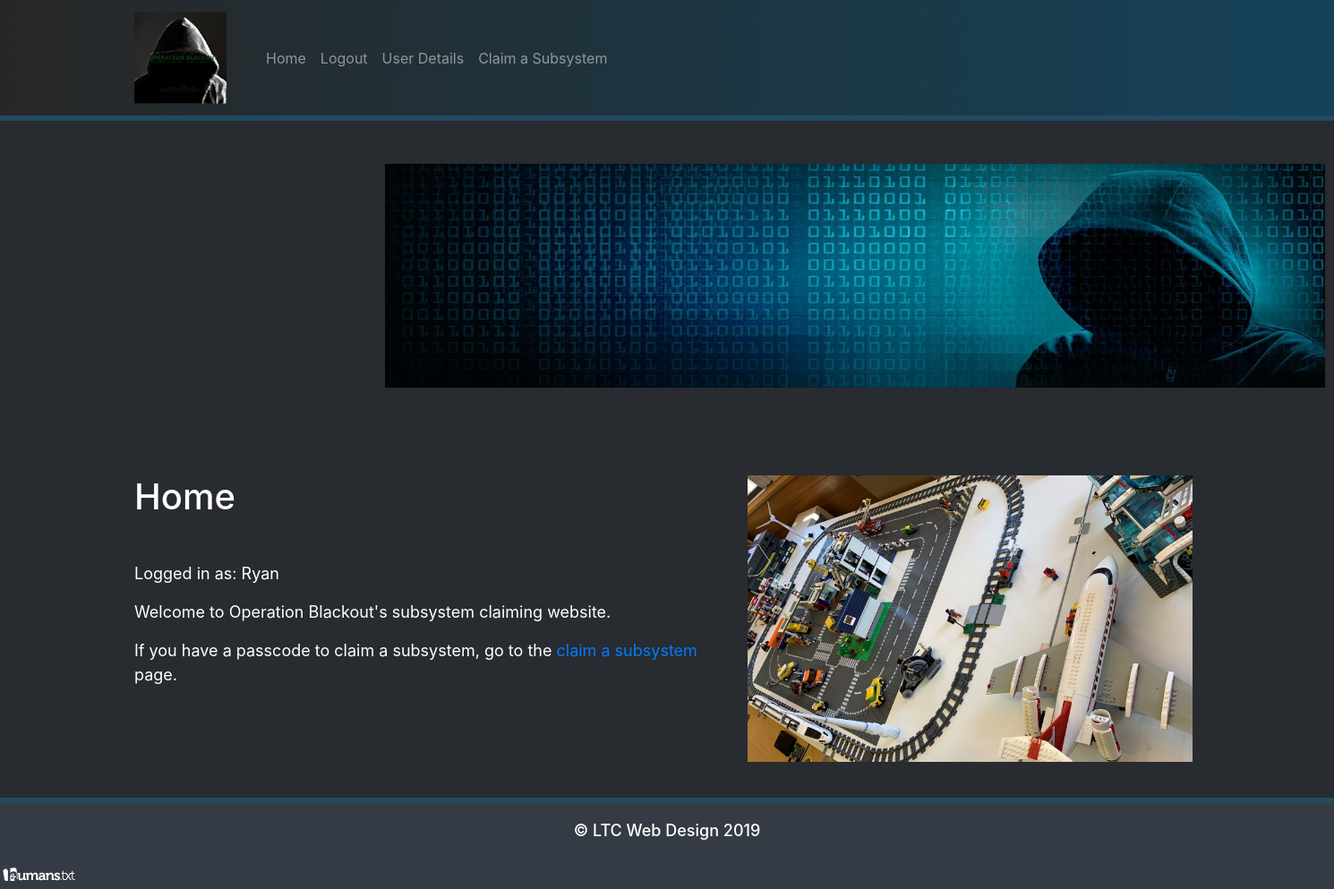
Page / (signed in) on the earlier database version.
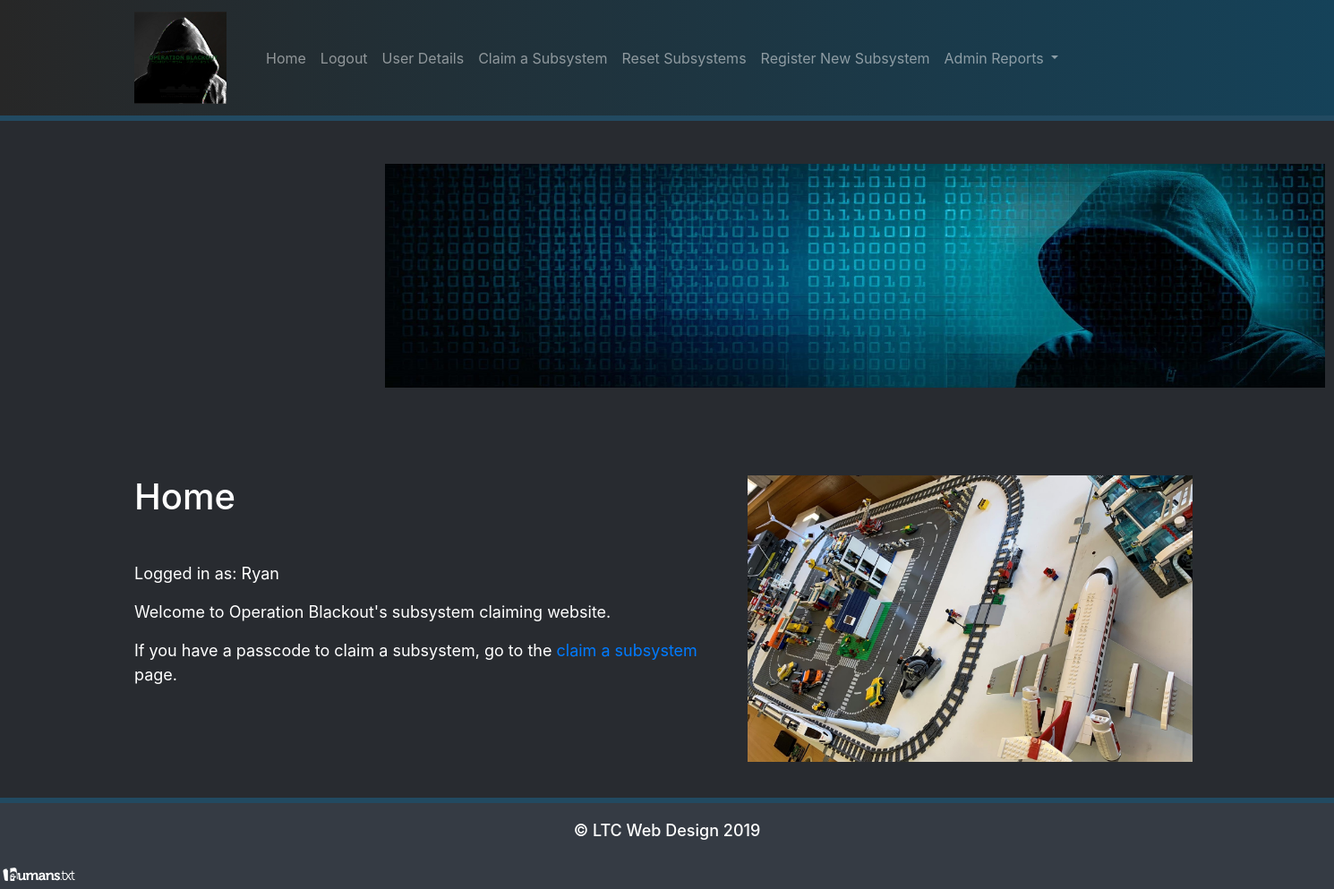
Same page on the later database version.
### models.py (models this page shows, shortened)
class User(UserMixin, db.Model):
    id = db.Column(db.Integer, primary_key=True)
    name = db.Column(db.String(64), index=True, unique=True)
    username = db.Column(db.String(64), index=True, unique=True)
    email = db.Column(db.String(120), index=True, unique=True)
    password_hash = db.Column(db.String(128))
    is_administrator = db.Column(db.Boolean)
    current_score = db.Column(db.Integer)
    active_player = db.Column(db.Boolean)
    def is_admin(self):
        if self.is_administrator == bool('true'):
            print("{} is an Administrator".format(self.username))
            return True
        else:
            print("{} is a Regular User".format(self.username))
            return False

### app.py (the view)
@app.route('/')
def main_page():
    title = "Home"
    return render_template('index.html', pagetitle=title, user=current_user)

### models.py (called while the page is built)
@login.user_loader
def load_user(id):
    return User.query.get(int(id))

### templates/index.html
{% extends 'base.html' %}
{% block header %}
    <h2 style="text-align: left; padding-left: 280px; padding-bottom: 90px;"><img src="../static/blackout-banner.jpg"
                                                                                  height="250" width="1050"
                                                                                  alt="Blackout Banner"></h2>
{% endblock %}
{% block content %}
    <div class="row cell1">
        <div class="col-sm-6">
            <h1>{% block title %} {{ pagetitle }} {% endblock %}</h1>
            {% if current_user.is_anonymous %}
            {% else %}
                <p> Logged in as: {{ user.username }}</p>
            {% endif %}
            <p>Welcome to Operation Blackout's subsystem claiming website.</p>
            {% if current_user.is_anonymous %}
                <p>Please <a href="/register">register</a> or <a href="/login">login</a> to view the rest of the
                    website.</p>
            {% else %}
                <p>If you have a passcode to claim a subsystem, go to the <a href="/claimsubsystem">claim a
                    subsystem</a> page.</p>
            {% endif %}
        </div>
        <div class="col-sm-6">
            <img src="../static/lego_city.jpg" width="496.9" height="320" alt="Lego City">
        </div>
    </div>
{% endblock %}

### templates/base.html (shortened to what this page needs)
<!DOCTYPE html>
<html lang="en">
<head>
    <link rel="stylesheet" href="/static/css/bootstrap.min.css">
</head>
<body style="background-color: #282b30">
<nav class="navbar navbar-expand-lg navbar-dark"
     style="background-image: linear-gradient(to right, #272727, #154259); padding-left: 150px"><a class="navbar-brand"
                                                                                                   href="/"><img
        src="/static/Blackout%20logo.PNG" width="103" height="103" alt="Blackout Logo"></a>
    <div class="collapse navbar-collapse" id="navbarSupportedContent">
        <ul class="navbar-nav mr-auto">
            <li class="nav-item" style="padding-left: 20px"><a class="nav-link" href="/">Home <span class="sr-only">(current)</span></a>
            </li>
            {% if user.is_anonymous %}
                <li class="nav-item"><a class="nav-link" href="/login">Login</a></li>
                <li class="nav-item"><a class="nav-link" href="/register">Registration</a></li>
            {% else %}
                <li class="nav-item"><a class="nav-link" href="/logout">Logout</a></li>
                <li class="nav-item"><a class="nav-link" href="/user">User Details</a></li>
                <li class="nav-item"><a class="nav-link" href="/claimsubsystem">Claim a Subsystem</a></li>
                {% if user.is_admin() %}
                    <li class="nav-item"><a class="nav-link" href="/reset">Reset Subsystems</a></li>
                    <li class="nav-item"><a class="nav-link" href="/registersubsystem">Register New Subsystem</a></li>
                    <li class="nav-item dropdown"><a class="nav-link dropdown-toggle" data-toggle="dropdown"
                                                     id="Preview" href="#" role="button" aria-haspopup="true"
                                                     aria-expanded="false"> Admin Reports </a>
                    </li>
                {% endif %}
            {% endif %}
        </ul>
    </div>
</nav>
<h1 style="border-top: #224a61 6px solid"></h1>
<section class="content" style="padding-left: 150px; padding-bottom: 40px">
    <header>
        {% block header %}{% endblock %}
    </header>
    {% block content %}{% endblock %}
</section>
<footer style="padding-top: 20px; background-color: #353b44; border-top: 6px solid #224a61;">
    <h2 style="padding-bottom: 15px; text-align: center; font-size: 18px; color: white"> © LTC Web Design 2019 </h2>
    <a href="/humans.txt"><img src="/static/humans.png" alt="HumansTXT Logo"></a>
</footer>
</body>
</html>

### templates/base.html (style rules this page uses)
h1 { padding-bottom: 40px; color: white; }
p { font-size: 18px; color: white; }

Differences in the rows shown:
changed User "Ryan": is_administrator empty → True (drawn)
Other differences:
text now shown: "Reset Subsystems Register New Subsystem Admin Reports"
